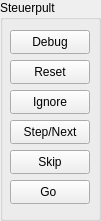
   <widget class="QGroupBox" name="groupBox_4">
    <property name="geometry">
     <rect>
      <x>1320</x>
      <y>500</y>
      <width>101</width>
      <height>221</height>
     </rect>
    </property>
    <property name="title">
     <string>Steuerpult</string>
    </property>
    <widget class="QPushButton" name="reset_Button">
     <property name="geometry">
      <rect>
       <x>10</x>
       <y>60</y>
       <width>80</width>
       <height>24</height>
      </rect>
     </property>
     <property name="text">
      <string>Reset</string>
     </property>
    </widget>
    <widget class="QPushButton" name="ignore_button">
     <property name="geometry">
      <rect>
       <x>10</x>
       <y>90</y>
       <width>80</width>
       <height>24</height>
      </rect>
     </property>
     <property name="text">
      <string>Ignore</string>
     </property>
    </widget>
    <widget class="QPushButton" name="go_button">
     <property name="geometry">
      <rect>
       <x>10</x>
       <y>180</y>
       <width>80</width>
       <height>24</height>
      </rect>
     </property>
     <property name="text">
      <string>Go </string>
     </property>
    </widget>
    <widget class="QPushButton" name="next_button">
     <property name="geometry">
      <rect>
       <x>10</x>
       <y>120</y>
       <width>80</width>
       <height>24</height>
      </rect>
     </property>
     <property name="text">
      <string>Step/Next</string>
     </property>
    </widget>
    <widget class="QPushButton" name="debug_button">
     <property name="geometry">
      <rect>
       <x>10</x>
       <y>30</y>
       <width>80</width>
       <height>24</height>
      </rect>
     </property>
     <property name="text">
      <string>Debug</string>
     </property>
    </widget>
    <widget class="QPushButton" name="skip_button">
     <property name="geometry">
      <rect>
       <x>10</x>
       <y>150</y>
       <width>80</width>
       <height>24</height>
      </rect>
     </property>
     <property name="text">
      <string>Skip</string>
     </property>
    </widget>
   </widget>
